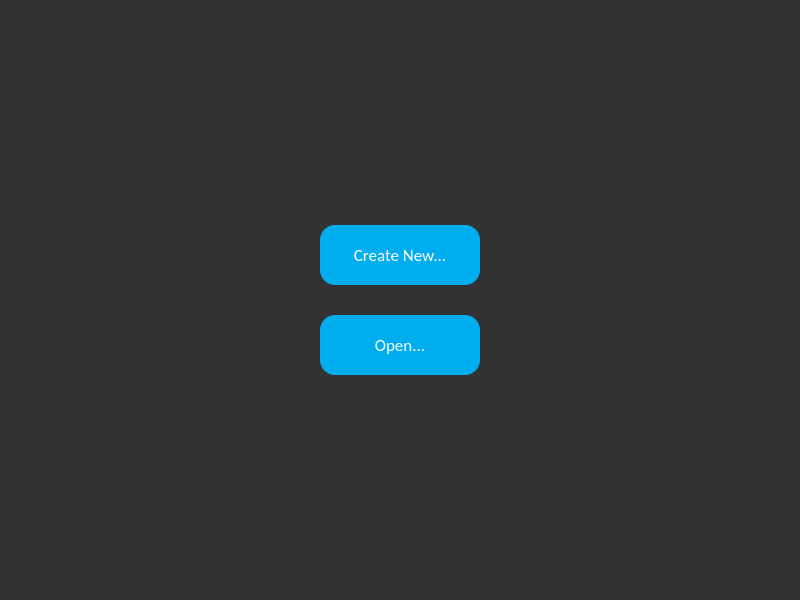
<?xml version="1.0" encoding="UTF-8"?>
<ui version="4.0">
 <class>MainWindow</class>
 <widget class="QMainWindow" name="MainWindow">
  <property name="geometry">
   <rect>
    <x>0</x>
    <y>0</y>
    <width>800</width>
    <height>600</height>
   </rect>
  </property>
  <property name="minimumSize">
   <size>
    <width>800</width>
    <height>600</height>
   </size>
  </property>
  <property name="maximumSize">
   <size>
    <width>800</width>
    <height>600</height>
   </size>
  </property>
  <property name="palette">
   <palette>
    <active>
     <colorrole role="WindowText">
      <brush brushstyle="SolidPattern">
       <color alpha="255">
        <red>255</red>
        <green>255</green>
        <blue>255</blue>
       </color>
      </brush>
     </colorrole>
     <colorrole role="Button">
      <brush brushstyle="SolidPattern">
       <color alpha="255">
        <red>50</red>
        <green>50</green>
        <blue>50</blue>
       </color>
      </brush>
     </colorrole>
     <colorrole role="Text">
      <brush brushstyle="SolidPattern">
       <color alpha="255">
        <red>255</red>
        <green>255</green>
        <blue>255</blue>
       </color>
      </brush>
     </colorrole>
     <colorrole role="ButtonText">
      <brush brushstyle="SolidPattern">
       <color alpha="255">
        <red>255</red>
        <green>255</green>
        <blue>255</blue>
       </color>
      </brush>
     </colorrole>
     <colorrole role="Base">
      <brush brushstyle="SolidPattern">
       <color alpha="255">
        <red>50</red>
        <green>50</green>
        <blue>50</blue>
       </color>
      </brush>
     </colorrole>
     <colorrole role="Window">
      <brush brushstyle="SolidPattern">
       <color alpha="255">
        <red>50</red>
        <green>50</green>
        <blue>50</blue>
       </color>
      </brush>
     </colorrole>
     <colorrole role="ToolTipText">
      <brush brushstyle="SolidPattern">
       <color alpha="255">
        <red>255</red>
        <green>255</green>
        <blue>255</blue>
       </color>
      </brush>
     </colorrole>
    </active>
    <inactive>
     <colorrole role="WindowText">
      <brush brushstyle="SolidPattern">
       <color alpha="255">
        <red>255</red>
        <green>255</green>
        <blue>255</blue>
       </color>
      </brush>
     </colorrole>
     <colorrole role="Button">
      <brush brushstyle="SolidPattern">
       <color alpha="255">
        <red>50</red>
        <green>50</green>
        <blue>50</blue>
       </color>
      </brush>
     </colorrole>
     <colorrole role="Text">
      <brush brushstyle="SolidPattern">
       <color alpha="255">
        <red>255</red>
        <green>255</green>
        <blue>255</blue>
       </color>
      </brush>
     </colorrole>
     <colorrole role="ButtonText">
      <brush brushstyle="SolidPattern">
       <color alpha="255">
        <red>255</red>
        <green>255</green>
        <blue>255</blue>
       </color>
      </brush>
     </colorrole>
     <colorrole role="Base">
      <brush brushstyle="SolidPattern">
       <color alpha="255">
        <red>50</red>
        <green>50</green>
        <blue>50</blue>
       </color>
      </brush>
     </colorrole>
     <colorrole role="Window">
      <brush brushstyle="SolidPattern">
       <color alpha="255">
        <red>50</red>
        <green>50</green>
        <blue>50</blue>
       </color>
      </brush>
     </colorrole>
     <colorrole role="ToolTipText">
      <brush brushstyle="SolidPattern">
       <color alpha="255">
        <red>255</red>
        <green>255</green>
        <blue>255</blue>
       </color>
      </brush>
     </colorrole>
    </inactive>
    <disabled>
     <colorrole role="WindowText">
      <brush brushstyle="SolidPattern">
       <color alpha="255">
        <red>120</red>
        <green>120</green>
        <blue>120</blue>
       </color>
      </brush>
     </colorrole>
     <colorrole role="Button">
      <brush brushstyle="SolidPattern">
       <color alpha="255">
        <red>50</red>
        <green>50</green>
        <blue>50</blue>
       </color>
      </brush>
     </colorrole>
     <colorrole role="Text">
      <brush brushstyle="SolidPattern">
       <color alpha="255">
        <red>120</red>
        <green>120</green>
        <blue>120</blue>
       </color>
      </brush>
     </colorrole>
     <colorrole role="ButtonText">
      <brush brushstyle="SolidPattern">
       <color alpha="255">
        <red>120</red>
        <green>120</green>
        <blue>120</blue>
       </color>
      </brush>
     </colorrole>
     <colorrole role="Base">
      <brush brushstyle="SolidPattern">
       <color alpha="255">
        <red>50</red>
        <green>50</green>
        <blue>50</blue>
       </color>
      </brush>
     </colorrole>
     <colorrole role="Window">
      <brush brushstyle="SolidPattern">
       <color alpha="255">
        <red>50</red>
        <green>50</green>
        <blue>50</blue>
       </color>
      </brush>
     </colorrole>
     <colorrole role="ToolTipText">
      <brush brushstyle="SolidPattern">
       <color alpha="255">
        <red>255</red>
        <green>255</green>
        <blue>255</blue>
       </color>
      </brush>
     </colorrole>
    </disabled>
   </palette>
  </property>
  <property name="windowTitle">
   <string>Media Editor</string>
  </property>
  <property name="styleSheet">
   <string notr="true">background-color: #323232;
text-color: white;</string>
  </property>
  <widget class="QWidget" name="centralwidget">
   <widget class="QPushButton" name="create_new_btn">
    <property name="geometry">
     <rect>
      <x>320</x>
      <y>225</y>
      <width>160</width>
      <height>60</height>
     </rect>
    </property>
    <property name="font">
     <font>
      <family>Calibri</family>
      <pointsize>13</pointsize>
     </font>
    </property>
    <property name="styleSheet">
     <string notr="true">background-color: #00aeef;
border-radius: 15px;
color: white;</string>
    </property>
    <property name="text">
     <string>Create New...</string>
    </property>
    <property name="icon">
     <iconset theme="icons/create_new_btn_icon.jpg">
      <normaloff>../../../../.designer/backup</normaloff>../../../../.designer/backup</iconset>
    </property>
   </widget>
   <widget class="QPushButton" name="open_btn">
    <property name="geometry">
     <rect>
      <x>320</x>
      <y>315</y>
      <width>160</width>
      <height>60</height>
     </rect>
    </property>
    <property name="font">
     <font>
      <family>Calibri</family>
      <pointsize>13</pointsize>
     </font>
    </property>
    <property name="styleSheet">
     <string notr="true">background-color: #00aeef;
border-radius: 15px;
color: white;</string>
    </property>
    <property name="text">
     <string>Open...</string>
    </property>
    <property name="icon">
     <iconset theme="icons/create_new_btn_icon.jpg">
      <normaloff>../../../../.designer/backup</normaloff>../../../../.designer/backup</iconset>
    </property>
   </widget>
  </widget>
  <widget class="QMenuBar" name="menubar">
   <property name="geometry">
    <rect>
     <x>0</x>
     <y>0</y>
     <width>800</width>
     <height>18</height>
    </rect>
   </property>
  </widget>
  <widget class="QStatusBar" name="statusbar"/>
 </widget>
 <resources/>
 <connections/>
</ui>
